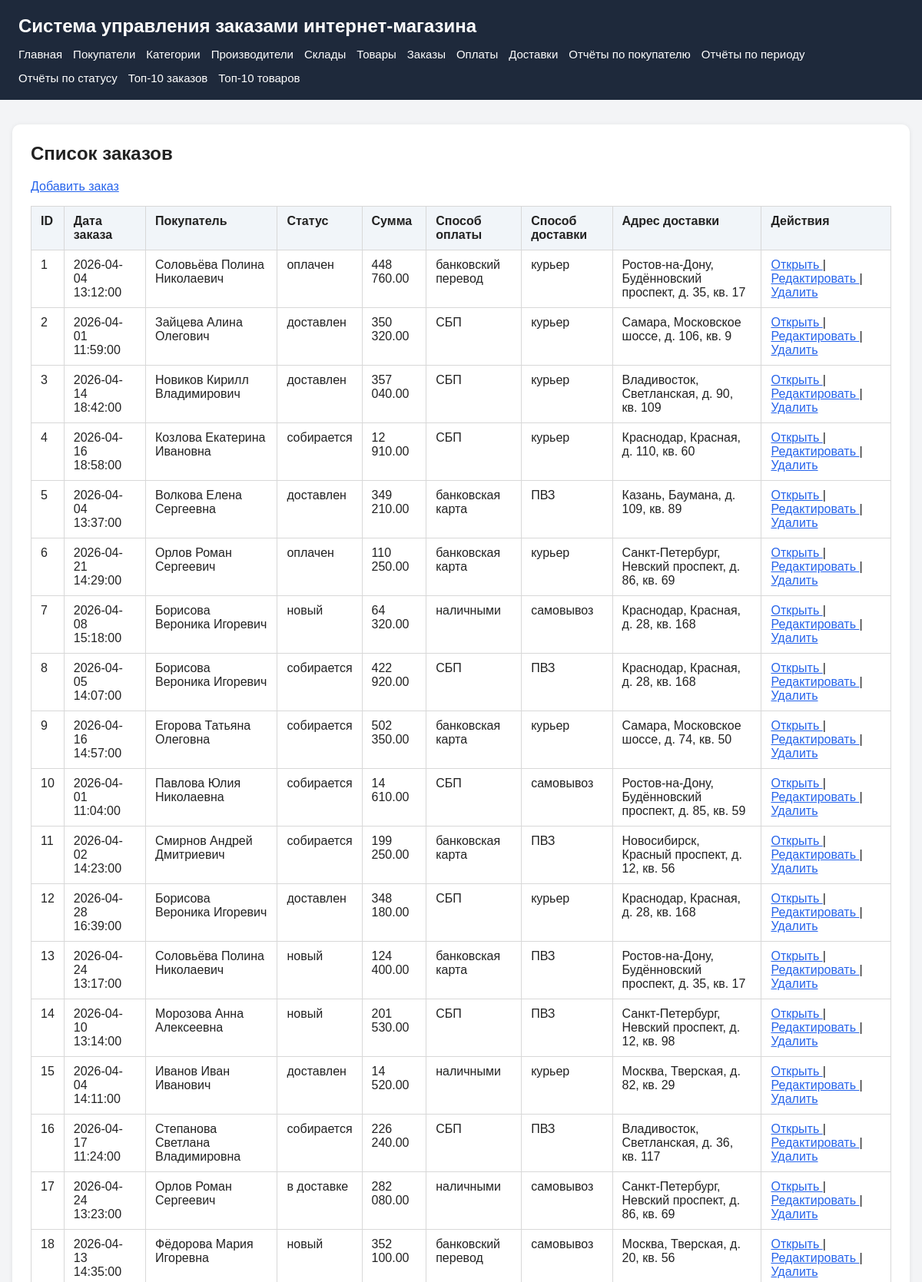
Page /orders/list.php (upper part) on the committed database.
### tables this page shows
CREATE TABLE orders (
    order_id INT UNSIGNED NOT NULL AUTO_INCREMENT,
    order_date DATETIME NOT NULL,
    status VARCHAR(30) NOT NULL,
    total_amount DECIMAL(10,2) NOT NULL DEFAULT 0.00,
    customer_id INT UNSIGNED NOT NULL,
    payment_method VARCHAR(50) NOT NULL,
    delivery_method VARCHAR(50) NOT NULL,
    delivery_address VARCHAR(255) NOT NULL,
    PRIMARY KEY (order_id),
    KEY idx_orders_customer (customer_id),
    KEY idx_orders_date (order_date),
    KEY idx_orders_status (status),
    CONSTRAINT fk_orders_customer
        FOREIGN KEY (customer_id) REFERENCES customers(customer_id)
        ON UPDATE CASCADE
        ON DELETE RESTRICT
);

CREATE TABLE customers (
    customer_id INT UNSIGNED NOT NULL AUTO_INCREMENT,
    last_name VARCHAR(100) NOT NULL,
    first_name VARCHAR(100) NOT NULL,
    middle_name VARCHAR(100) NULL,
    phone VARCHAR(20) NOT NULL,
    email VARCHAR(255) NULL,
    city VARCHAR(100) NOT NULL,
    street VARCHAR(150) NOT NULL,
    house VARCHAR(20) NOT NULL,
    apartment VARCHAR(20) NULL,
    postal_code VARCHAR(20) NOT NULL,
    PRIMARY KEY (customer_id),
    UNIQUE KEY uk_customers_email (email),
    KEY idx_customers_phone (phone)
);

### src/includes/db.php (called while the page is built, shortened)
<?php
$configPath = __DIR__ . '/../config/config.local.php';
if (!file_exists($configPath)) {
    $configPath = __DIR__ . '/../config/config.example.php';
}
$config = require $configPath;
function app_config(): array
{
    global $config;
    return $config;
}
function base_url(string $path = ''): string
{
    $config = app_config();
    $base = rtrim($config['app']['base_url'] ?? '', '/');
    return $base . '/' . ltrim($path, '/');
}
function db(): PDO
{
    $config = app_config();
    $db = $config['db'];
    $dsn = sprintf(
        'mysql:host=%s;port=%d;dbname=%s;charset=%s',
        $db['host'],
        $db['port'],
        $db['name'],
        $db['charset']
    );
    $pdo = new PDO($dsn, $db['user'], $db['pass'], [
        PDO::ATTR_ERRMODE => PDO::ERRMODE_EXCEPTION,
        PDO::ATTR_DEFAULT_FETCH_MODE => PDO::FETCH_ASSOC,
        PDO::ATTR_EMULATE_PREPARES => false,
    ]);
    return $pdo;
}

### src/config/config.example.php (called while the page is built)
<?php
return [
    'app' => [
        'base_url' => getenv('APP_BASE_URL') ?: '',
        'name' => getenv('APP_NAME') ?: 'Система управления заказами интернет-магазина',
    ],
    'db' => [
        'host' => getenv('DB_HOST') ?: 'db',
        'port' => (int)(getenv('DB_PORT') ?: 3306),
        'name' => getenv('DB_NAME') ?: 'shop_orders',
        'user' => getenv('DB_USER') ?: 'shop_user',
        'pass' => getenv('DB_PASSWORD') ?: '',
        'charset' => getenv('DB_CHARSET') ?: 'utf8mb4',
    ],
];

### src/orders/list.php (the view, shortened to what this page needs)
<?php
require_once __DIR__ . '/../includes/header.php';
$orders = [];
$errorMessage = null;
try {
    $pdo = db();
    $stmt = $pdo->query(
        'SELECT
            o.order_id,
            o.order_date,
            o.status,
            o.total_amount,
            o.payment_method,
            o.delivery_method,
            o.delivery_address,
            c.last_name,
            c.first_name,
            c.middle_name
         FROM orders o
         INNER JOIN customers c ON c.customer_id = o.customer_id
         ORDER BY o.order_id ASC'
    );
    $orders = $stmt->fetchAll();
} catch (Throwable $e) {
    $errorMessage = $e->getMessage();
}
require_once __DIR__ . '/../includes/menu.php';
?>
<main>
    <section class="card">
        <h2>Список заказов</h2>
        <p>
            <a href="<?= htmlspecialchars(base_url('orders/create.php'), ENT_QUOTES, 'UTF-8') ?>">
                Добавить заказ
            </a>
        </p>
        <?php if ($errorMessage !== null): ?>
            <div class="error-box">
                <strong>Ошибка:</strong> <?= htmlspecialchars($errorMessage, ENT_QUOTES, 'UTF-8') ?>
            </div>
        <?php elseif (empty($orders)): ?>
            <p>Заказы не найдены.</p>
        <?php else: ?>
            <table>
                <thead>
                    <tr>
                        <th>ID</th>
                        <th>Дата заказа</th>
                        <th>Покупатель</th>
                        <th>Статус</th>
                        <th>Сумма</th>
                        <th>Способ оплаты</th>
                        <th>Способ доставки</th>
                        <th>Адрес доставки</th>
                        <th>Действия</th>
                    </tr>
                </thead>
                <tbody>
                    <?php foreach ($orders as $order): ?>
                        <?php
                        $customerFullName = trim(
                            (string)$order['last_name'] . ' ' .
                            (string)$order['first_name'] . ' ' .
                            (string)($order['middle_name'] ?? '')
                        );
                        ?>
                        <tr>
                            <td><?= (int)$order['order_id'] ?></td>
                            <td><?= htmlspecialchars((string)$order['order_date'], ENT_QUOTES, 'UTF-8') ?></td>
                            <td><?= htmlspecialchars($customerFullName, ENT_QUOTES, 'UTF-8') ?></td>
                            <td><?= htmlspecialchars((string)$order['status'], ENT_QUOTES, 'UTF-8') ?></td>
                            <td><?= number_format((float)$order['total_amount'], 2, '.', ' ') ?></td>
                            <td><?= htmlspecialchars((string)$order['payment_method'], ENT_QUOTES, 'UTF-8') ?></td>
                            <td><?= htmlspecialchars((string)$order['delivery_method'], ENT_QUOTES, 'UTF-8') ?></td>
                            <td><?= htmlspecialchars((string)$order['delivery_address'], ENT_QUOTES, 'UTF-8') ?></td>
                            <td>
                                <a href="<?= htmlspecialchars(base_url('orders/view.php?id=' . (int)$order['order_id']), ENT_QUOTES, 'UTF-8') ?>">
                                    Открыть
                                </a>
                                |
                                <a href="<?= htmlspecialchars(base_url('orders/edit.php?id=' . (int)$order['order_id']), ENT_QUOTES, 'UTF-8') ?>">
                                    Редактировать
                                </a>
                                |
                                <a href="<?= htmlspecialchars(base_url('orders/delete.php?id=' . (int)$order['order_id']), ENT_QUOTES, 'UTF-8') ?>"
                                   onclick="return confirm('Удалить заказ?');">
                                    Удалить
                                </a>
                            </td>
                        </tr>
                    <?php endforeach; ?>
                </tbody>
            </table>
        <?php endif; ?>
    </section>
</main>
<?php require_once __DIR__ . '/../includes/footer.php'; ?>

### src/assets/css/style.css (style rules this page uses)
* { box-sizing: border-box; }
body { margin: 0; padding: 0; font-family: Arial, sans-serif; background: #f3f4f6; color: #222; }
main { max-width: 1200px; margin: 32px auto; padding: 0 16px; }
.card { background: #fff; border-radius: 10px; padding: 24px; margin-bottom: 20px; box-shadow: 0 1px 6px rgba(0, 0, 0, 0.08); }
.card h2 { margin-top: 0; margin-bottom: 20px; font-size: 24px; }
table { width: 100%; border-collapse: collapse; background: #fff; }
table th, table td { border: 1px solid #d8d8d8; padding: 10px 12px; text-align: left; vertical-align: top; }
table th { background: #f1f5f9; font-weight: 700; }
a { color: #2563eb; }

### rows in the picture
orders: order_id "1", order_date "2026-04-04 13:12:00", customer.middle_name "Соловьёва Полина Николаевич", status "оплачен", total_amount "448 760.00", payment_method "банковский перевод", delivery_method "курьер", delivery_address "Ростов-на-Дону, Будённовский проспект, д. 35, кв. 17"
orders: order_id "2", order_date "2026-04-01 11:59:00", customer.middle_name "Зайцева Алина Олегович", status "доставлен", total_amount "350 320.00", payment_method "СБП", delivery_method "курьер", delivery_address "Самара, Московское шоссе, д. 106, кв. 9"
orders: order_id "3", order_date "2026-04-14 18:42:00", customer.middle_name "Новиков Кирилл Владимирович", status "доставлен", total_amount "357 040.00", payment_method "СБП", delivery_method "курьер", delivery_address "Владивосток, Светланская, д. 90, кв. 109"
orders: order_id "4", order_date "2026-04-16 18:58:00", customer.middle_name "Козлова Екатерина Ивановна", status "собирается", total_amount "12 910.00", payment_method "СБП", delivery_method "курьер", delivery_address "Краснодар, Красная, д. 110, кв. 60"
orders: order_id "5", order_date "2026-04-04 13:37:00", customer.middle_name "Волкова Елена Сергеевна", status "доставлен", total_amount "349 210.00", payment_method "банковская карта", delivery_method "ПВЗ", delivery_address "Казань, Баумана, д. 109, кв. 89"
orders: order_id "6", order_date "2026-04-21 14:29:00", customer.middle_name "Орлов Роман Сергеевич", status "оплачен", total_amount "110 250.00", payment_method "банковская карта", delivery_method "курьер", delivery_address "Санкт-Петербург, Невский проспект, д. 86, кв. 69"
orders: order_id "7", order_date "2026-04-08 15:18:00", customer.middle_name "Борисова Вероника Игоревич", status "новый", total_amount "64 320.00", payment_method "наличными", delivery_method "самовывоз", delivery_address "Краснодар, Красная, д. 28, кв. 168"
orders: order_id "8", order_date "2026-04-05 14:07:00", customer.middle_name "Борисова Вероника Игоревич", status "собирается", total_amount "422 920.00", payment_method "СБП", delivery_method "ПВЗ", delivery_address "Краснодар, Красная, д. 28, кв. 168"
orders: order_id "9", order_date "2026-04-16 14:57:00", customer.middle_name "Егорова Татьяна Олеговна", status "собирается", total_amount "502 350.00", payment_method "банковская карта", delivery_method "курьер", delivery_address "Самара, Московское шоссе, д. 74, кв. 50"
orders: order_id "10", order_date "2026-04-01 11:04:00", customer.middle_name "Павлова Юлия Николаевна", status "собирается", total_amount "14 610.00", payment_method "СБП", delivery_method "самовывоз", delivery_address "Ростов-на-Дону, Будённовский проспект, д. 85, кв. 59"
orders: order_id "11", order_date "2026-04-02 14:23:00", customer.middle_name "Смирнов Андрей Дмитриевич", status "собирается", total_amount "199 250.00", payment_method "банковская карта", delivery_method "ПВЗ", delivery_address "Новосибирск, Красный проспект, д. 12, кв. 56"
orders: order_id "12", order_date "2026-04-28 16:39:00", customer.middle_name "Борисова Вероника Игоревич", status "доставлен", total_amount "348 180.00", payment_method "СБП", delivery_method "курьер", delivery_address "Краснодар, Красная, д. 28, кв. 168"
orders: order_id "13", order_date "2026-04-24 13:17:00", customer.middle_name "Соловьёва Полина Николаевич", status "новый", total_amount "124 400.00", payment_method "банковская карта", delivery_method "ПВЗ", delivery_address "Ростов-на-Дону, Будённовский проспект, д. 35, кв. 17"
orders: order_id "14", order_date "2026-04-10 13:14:00", customer.middle_name "Морозова Анна Алексеевна", status "новый", total_amount "201 530.00", payment_method "СБП", delivery_method "ПВЗ", delivery_address "Санкт-Петербург, Невский проспект, д. 12, кв. 98"
orders: order_id "15", order_date "2026-04-04 14:11:00", customer.middle_name "Иванов Иван Иванович", status "доставлен", total_amount "14 520.00", payment_method "наличными", delivery_method "курьер", delivery_address "Москва, Тверская, д. 82, кв. 29"
orders: order_id "16", order_date "2026-04-17 11:24:00", customer.middle_name "Степанова Светлана Владимировна", status "собирается", total_amount "226 240.00", payment_method "СБП", delivery_method "ПВЗ", delivery_address "Владивосток, Светланская, д. 36, кв. 117"
orders: order_id "17", order_date "2026-04-24 13:23:00", customer.middle_name "Орлов Роман Сергеевич", status "в доставке", total_amount "282 080.00", payment_method "наличными", delivery_method "самовывоз", delivery_address "Санкт-Петербург, Невский проспект, д. 86, кв. 69"
orders: order_id "18", order_date "2026-04-13 14:35:00", customer.middle_name "Фёдорова Мария Игоревна", status "новый", total_amount "352 100.00", payment_method "банковский перевод", delivery_method "самовывоз", delivery_address "Москва, Тверская, д. 20, кв. 56"

### other values in the picture
app_config()['app']['name'] "Система управления заказами интернет-магазина"
